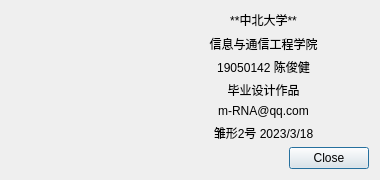
<?xml version="1.0" encoding="UTF-8"?>
<ui version="4.0">
 <class>About</class>
 <widget class="QDialog" name="About">
  <property name="geometry">
   <rect>
    <x>0</x>
    <y>0</y>
    <width>380</width>
    <height>180</height>
   </rect>
  </property>
  <property name="minimumSize">
   <size>
    <width>380</width>
    <height>180</height>
   </size>
  </property>
  <property name="maximumSize">
   <size>
    <width>380</width>
    <height>180</height>
   </size>
  </property>
  <property name="windowTitle">
   <string>关于</string>
  </property>
  <layout class="QGridLayout" name="gridLayout">
   <item row="0" column="0">
    <widget class="QLabel" name="label">
     <property name="sizePolicy">
      <sizepolicy hsizetype="Fixed" vsizetype="Fixed">
       <horstretch>0</horstretch>
       <verstretch>0</verstretch>
      </sizepolicy>
     </property>
     <property name="minimumSize">
      <size>
       <width>141</width>
       <height>131</height>
      </size>
     </property>
     <property name="maximumSize">
      <size>
       <width>141</width>
       <height>131</height>
      </size>
     </property>
     <property name="text">
      <string/>
     </property>
     <property name="textFormat">
      <enum>Qt::AutoText</enum>
     </property>
     <property name="pixmap">
      <pixmap resource="main.qrc">:/icon/svg/app.svg</pixmap>
     </property>
     <property name="scaledContents">
      <bool>true</bool>
     </property>
     <property name="alignment">
      <set>Qt::AlignCenter</set>
     </property>
    </widget>
   </item>
   <item row="0" column="1">
    <layout class="QVBoxLayout" name="verticalLayout">
     <item>
      <widget class="QLabel" name="label_2">
       <property name="text">
        <string>**中北大学**</string>
       </property>
       <property name="textFormat">
        <enum>Qt::MarkdownText</enum>
       </property>
       <property name="alignment">
        <set>Qt::AlignCenter</set>
       </property>
      </widget>
     </item>
     <item>
      <widget class="QLabel" name="label_7">
       <property name="text">
        <string>信息与通信工程学院</string>
       </property>
       <property name="alignment">
        <set>Qt::AlignCenter</set>
       </property>
      </widget>
     </item>
     <item>
      <widget class="QLabel" name="label_8">
       <property name="text">
        <string>19050142 陈俊健</string>
       </property>
       <property name="alignment">
        <set>Qt::AlignCenter</set>
       </property>
      </widget>
     </item>
     <item>
      <widget class="QLabel" name="label_6">
       <property name="text">
        <string>毕业设计作品</string>
       </property>
       <property name="alignment">
        <set>Qt::AlignCenter</set>
       </property>
      </widget>
     </item>
     <item>
      <widget class="QLabel" name="label_5">
       <property name="text">
        <string>m-RNA@qq.com</string>
       </property>
       <property name="alignment">
        <set>Qt::AlignCenter</set>
       </property>
      </widget>
     </item>
     <item>
      <widget class="QLabel" name="label_3">
       <property name="text">
        <string>雏形2号 2023/3/18</string>
       </property>
       <property name="alignment">
        <set>Qt::AlignCenter</set>
       </property>
      </widget>
     </item>
    </layout>
   </item>
   <item row="1" column="0" colspan="2">
    <widget class="QDialogButtonBox" name="buttonBox">
     <property name="orientation">
      <enum>Qt::Horizontal</enum>
     </property>
     <property name="standardButtons">
      <set>QDialogButtonBox::Close</set>
     </property>
    </widget>
   </item>
  </layout>
 </widget>
 <resources>
  <include location="main.qrc"/>
 </resources>
 <connections>
  <connection>
   <sender>buttonBox</sender>
   <signal>accepted()</signal>
   <receiver>About</receiver>
   <slot>accept()</slot>
   <hints>
    <hint type="sourcelabel">
     <x>248</x>
     <y>254</y>
    </hint>
    <hint type="destinationlabel">
     <x>157</x>
     <y>274</y>
    </hint>
   </hints>
  </connection>
  <connection>
   <sender>buttonBox</sender>
   <signal>rejected()</signal>
   <receiver>About</receiver>
   <slot>reject()</slot>
   <hints>
    <hint type="sourcelabel">
     <x>316</x>
     <y>260</y>
    </hint>
    <hint type="destinationlabel">
     <x>286</x>
     <y>274</y>
    </hint>
   </hints>
  </connection>
 </connections>
</ui>
